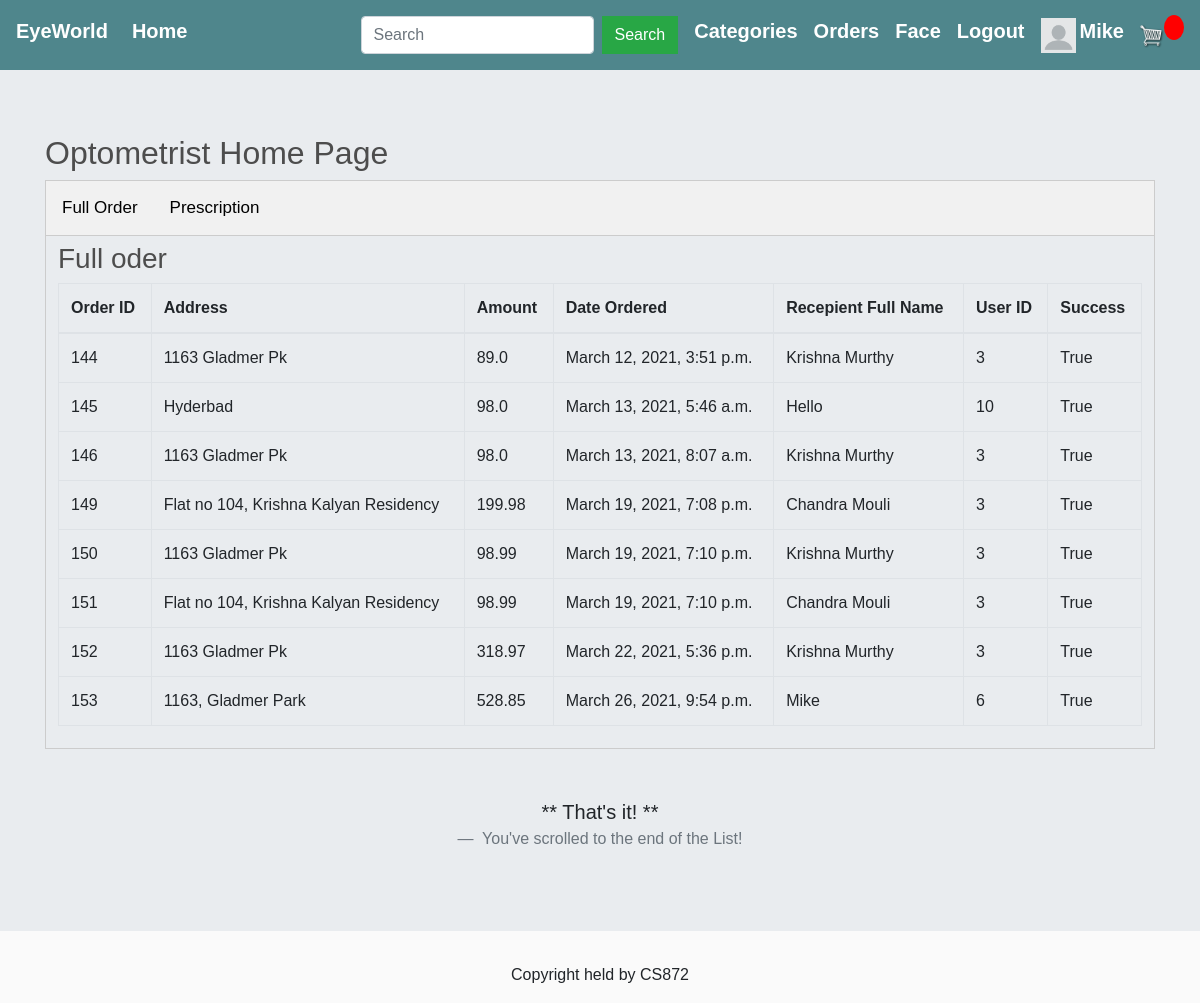
Page /opto/ (signed in) on the committed database.
### store/models.py (models this page shows, shortened)
class FullOrder(models.Model):
    user = models.ForeignKey(User,on_delete=models.CASCADE,null=True)
    recepient_fullname = models.CharField(max_length=100, null=True, blank=False)
    phone_no = models.IntegerField(null=True, blank=False)
    address_line1 = models.CharField(max_length=200, null=True, blank=False)
    address_line2 = models.CharField(max_length=100, null=True, blank=True)
    city = models.CharField(max_length=200, null=True,blank=False)
    state = models.CharField(max_length=200, null=True,blank=False)
    country = models.CharField(max_length=100, null=True, blank=False)
    zipcode = models.CharField(max_length=200, null=True,blank=False)
    amount = models.FloatField(null=True,blank=True)
    transaction_id = models.CharField(max_length=100,null=True,blank=False)
    date_ordered = models.DateTimeField(auto_now_add=True,null=True,blank=True)
    success = models.BooleanField(null=False,default=True)

### store/views.py (the view)
# urls.py: path('opto/',views.opto,name='opto'),
def opto(request):
    if (request.user.groups.all() and  request.user.groups.first().name =='Optometrist'):
        full_orders = FullOrder.objects.all()
        pres_orders = Prescription.objects.all()
        return render(request, 'store/opto.html', {'full_orders' : full_orders, 'pres_orders' : pres_orders})
    else:
        return HttpResponseRedirect(reverse('store'))

### store/templates/store/opto.html (shortened to what this page needs)
{% extends 'store/main.html' %}
{% load static %}
{% block content %}
  <h2>Optometrist Home Page</h2>
<div class="tab">
  <button class="tablinks" onclick="openCity(event, 'fullorder')">Full Order</button>
  <button class="tablinks" onclick="openCity(event, 'pres')">Prescription</button>
</div>
<div id="fullorder" class="tabcontent" style="display: block;">
  <h3>Full oder</h3>
  <table class="table table-bordered">
        <thead>
          <tr>
            <th>Order ID</th>
            <th>Address</th>
            <th>Amount</th>
            <th>Date Ordered</th>
            <th>Recepient Full Name</th>
            <th>User ID</th>
            <th>Success</th>
           </tr>
        </thead>
        <tbody>
            {% for full_order in full_orders %}
          <tr>
            <td>{{ full_order.id }}</td>
            <td>{{ full_order.address_line1 }}</td>
            <td>{{ full_order.amount }}</td>
            <td>{{ full_order.date_ordered }}</td>
            <td>{{ full_order.recepient_fullname }}</td>
            <td>{{ full_order.user_id }}</td>
            <td>{{ full_order.success }}</td>
          </tr>
            {% endfor %}
        </tbody>
      </table>
</div>
<br><br>
	<blockquote class="blockquote text-center">
		<p class="mb-0">** That's it! **</p>
		<footer class="blockquote-footer"> You've scrolled to the end of the List!</footer>
	</blockquote>
	{% endblock content %}

### store/templates/store/main.html (shortened to what this page needs)
<!DOCTYPE html>
{% load static %}
<html>
<head>
	<link rel="stylesheet" href="https://stackpath.bootstrapcdn.com/bootstrap/4.4.1/css/bootstrap.min.css">
	<link rel="stylesheet" href="https://maxcdn.bootstrapcdn.com/bootstrap/4.0.0/css/bootstrap.min.css">
	<link rel="stylesheet" href="https://cdnjs.cloudflare.com/ajax/libs/font-awesome/5.14.0/css/all.min.css" />
	<link rel="stylesheet" type="text/css" href="{% static 'store/css/main.css' %}">
</head>
<body>
	<nav class="navbar navbar-expand-lg navbar-dark bg-dark">
	  <h5><strong><a class="navbar-brand"  style="color: white">EyeWorld</a></strong></h5>
	  <div class="collapse navbar-collapse" id="navbarSupportedContent">
	    <ul class="navbar-nav mr-auto">
	      <li class="nav-item active">
	        <h5><strong><a class="nav-link" href="{% url 'store' %}" style="color: white">Home <span class="sr-only">(current)</span></a></strong></h5>
	      </li>
	    </ul>
	    <div class="form-inline my-2 my-lg-0">
	    	<form method="get" action="{% url 'search' %}" class="form-inline my-2 my-lg-0">
					<input type="search" name="search" aria-label="Search" placeholder="Search" class="form-control mr-sm-2">
					<button class="btn btn-success my-2 mr-sm-3" type="submit">Search</button>
			</form>
			<div class="dropdown mr-sm-3">
					  <h5><strong><a style="color: white">Categories</a></strong></h5>
			</div>
	    	{% if request.user.is_authenticated %}
	     		<h5 class="mr-sm-3"><strong><a href="{% url 'order_details' %}" style="color: white">Orders</a></strong>
	     		</h5>
	     		<h5 class="mr-sm-3"><strong><a href="{% url 'face_upload' %}" style="color: white">Face</a></strong>
	     		</h5>
	     		<h5 class="mr-sm-3"><strong><a href="{% url 'user_logout' %}" style="color: white">Logout</a></strong></h5>
	     		{% if request.user.profile.photo %}
					<a href="{% url 'profilepage' username=user.username %}"><img class="mr-sm-1" src="{{ request.user.profile.photo.url }}" width="35" height="35"></a>
				{% else %}
					<a href="{% url 'profilepage' username=user.username %}"><img class="mr-sm-1" src="/static/images/default.png" width="35" , height="35"></a>
				{% endif %}
		    	<h5><strong><a href="{% url 'profilepage' username=request.user.username %}" style="color: white">{{request.user.username}}</a></strong></h5>
	     	{% else %}
	     		<h5 class="mr-sm-3"><strong><a href="{% url 'user_login' %}" style="color: white">Login</a></strong></h5>
	     		<div>
		     		<h5 class="mr-sm-3"><strong><a href="{% url 'register' %}" style="color: white">SignUp</a></strong></h5>
	     		</div>
	     	{% endif %}
	     	<a href="{% url 'cart' %}">
	    		<img  id="cart-icon" src="{% static 'images/cart.png' %}">
	    	</a>
	    	<p id="cart-total">{{context.total_item_cart}}</p>
	    </div>
	  </div>
	</nav>
	<div class="jumbotron jumbotron-fluid">
		<div class="container container-fluid">
			{% block content %}
			{% endblock %}
		</div>
	</div>
	<footer class="footer">
		<p style="text-align: center;">Copyright held by CS872</p>
	</footer>
</body>
</html>

### static/store/css/main.css (style rules this page uses)
body { background-color: hsl(0, 0%, 98%); }
h1,h2,h3,h4,h5,h6 { color:hsl(0, 0%, 30%); }
.bg-dark { background-color: #4f868c!important; }
#cart-icon { width:25px; display: inline-block; margin-left: 15px; }
#cart-total { display: block; text-align: center; color:#fff; background-color: red; width: 20px; height: 25px; border-radius: 50%; font-size: 14px; }
.btn { border-radius: 0; }

### store/templates/store/main.html (style rules this page uses)
.dropdown { position: relative; display: inline-block; }

### store/templates/store/opto.html (style rules this page uses)
body { font-family: Arial; }
.tab { overflow: hidden; border: 1px solid #ccc; background-color: #f1f1f1; }
.tab button { background-color: inherit; float: left; border: none; outline: none; cursor: pointer; padding: 14px 16px; transition: 0.3s; font-size: 17px; }
.tabcontent { display: none; padding: 6px 12px; border: 1px solid #ccc; border-top: none; }
body { font-family: Arial, Helvetica, sans-serif; }

### rows in the picture
FullOrder: id "144", address_line1 "1163 Gladmer Pk", amount "89.0", date_ordered "March 12, 2021, 3:51 p.m.", recepient_fullname "Krishna Murthy", user_id "3", success "True"
FullOrder: id "145", address_line1 "Hyderbad", amount "98.0", date_ordered "March 13, 2021, 5:46 a.m.", recepient_fullname "Hello", user_id "10", success "True"
FullOrder: id "146", address_line1 "1163 Gladmer Pk", amount "98.0", date_ordered "March 13, 2021, 8:07 a.m.", recepient_fullname "Krishna Murthy", user_id "3", success "True"
FullOrder: id "149", address_line1 "Flat no 104, Krishna Kalyan Residency", amount "199.98", date_ordered "March 19, 2021, 7:08 p.m.", recepient_fullname "Chandra Mouli", user_id "3", success "True"
FullOrder: id "150", address_line1 "1163 Gladmer Pk", amount "98.99", date_ordered "March 19, 2021, 7:10 p.m.", recepient_fullname "Krishna Murthy", user_id "3", success "True"
FullOrder: id "151", address_line1 "Flat no 104, Krishna Kalyan Residency", amount "98.99", date_ordered "March 19, 2021, 7:10 p.m.", recepient_fullname "Chandra Mouli", user_id "3", success "True"
FullOrder: id "152", address_line1 "1163 Gladmer Pk", amount "318.97", date_ordered "March 22, 2021, 5:36 p.m.", recepient_fullname "Krishna Murthy", user_id "3", success "True"
FullOrder: id "153", address_line1 "1163, Gladmer Park", amount "528.85", date_ordered "March 26, 2021, 9:54 p.m.", recepient_fullname "Mike", user_id "6", success "True"

### other values in the picture
{{ request.user.username }} "Mike"
